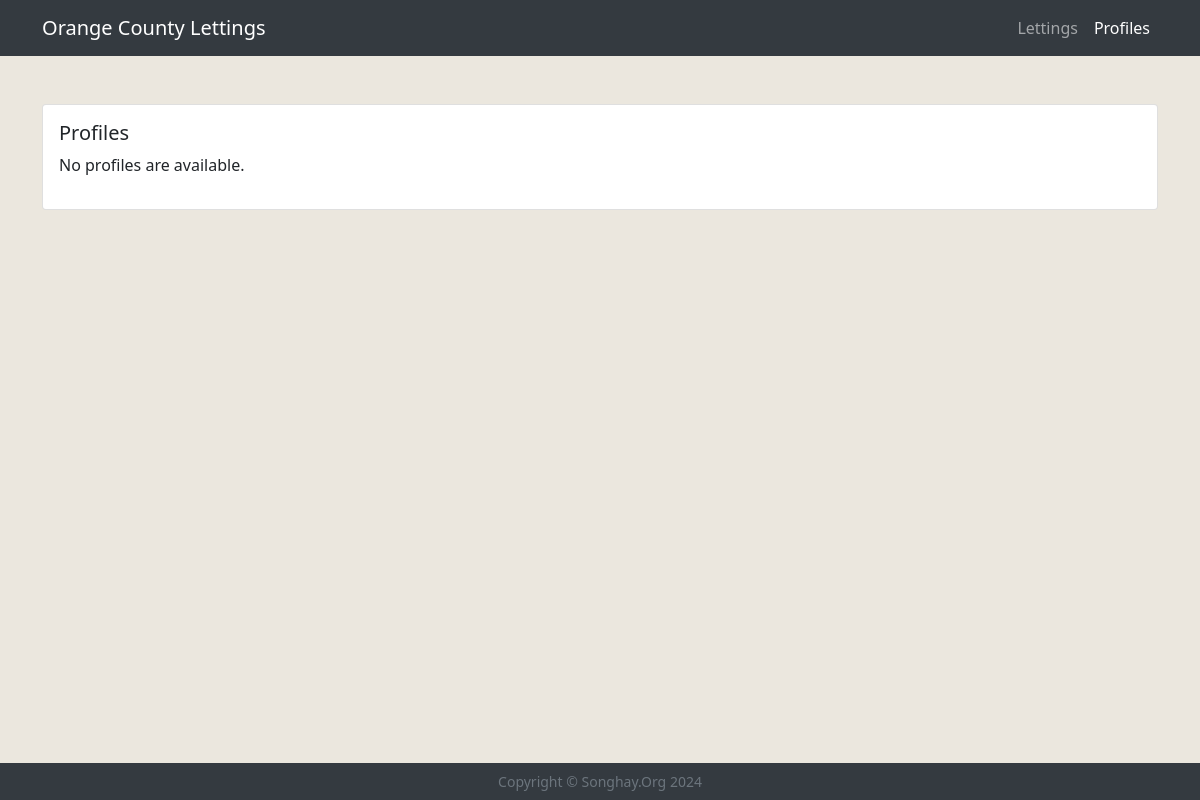
Before: /profiles/ with the older database file.
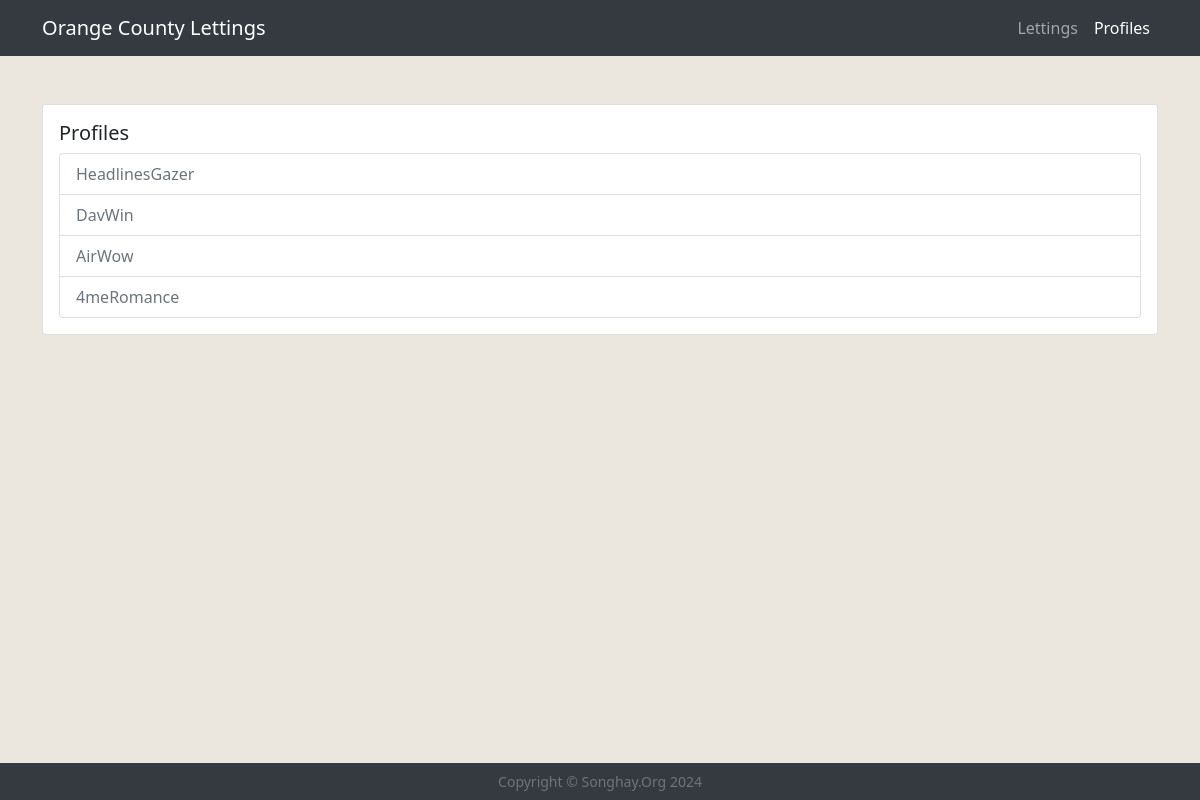
After: the same page with the newer database file.
### profiles/models.py (models this page shows, shortened)
class Profile(models.Model):
    objects = None
    user = models.OneToOneField(User, on_delete=models.CASCADE)
    favorite_city = models.CharField(max_length=64, blank=True)

### profiles/views.py (the view)
# urls.py: path('', views.index, name='index'),
def index(request):
    profiles_list = Profile.objects.all()
    context = {'profiles_list': profiles_list,
               'link_name': 'profiles_page',
               }
    return render(request, 'profiles/index.html', context)

### profiles/templates/profiles/index.html (shortened to what this page needs)
{% extends 'base.html' %}
{% block content %}
<div class="card mt-5">
    <div class="card-body">
        <h5 class="card-title">Profiles</h5>
        {% if profiles_list %}
        <ul class="list-group">
        {% for profile in profiles_list %}
            <li class="list-group-item ">
                <a class="link-list" href="{% url 'profile' username=profile.user.username %}">
                    {{ profile.user.username }}
                </a>
            </li>
        {% endfor %}
        </ul>
        {% else %}
        <p>No profiles are available.</p>
        {% endif %}
    </div>
</div>
{% endblock %}

Changed rows visible on the page:
added Profile: user.username "HeadlinesGazer"
added Profile: user.username "DavWin"
added Profile: user.username "AirWow"
added Profile: user.username "4meRomance"
Other visible differences:
text no longer shown: "No profiles are available."
